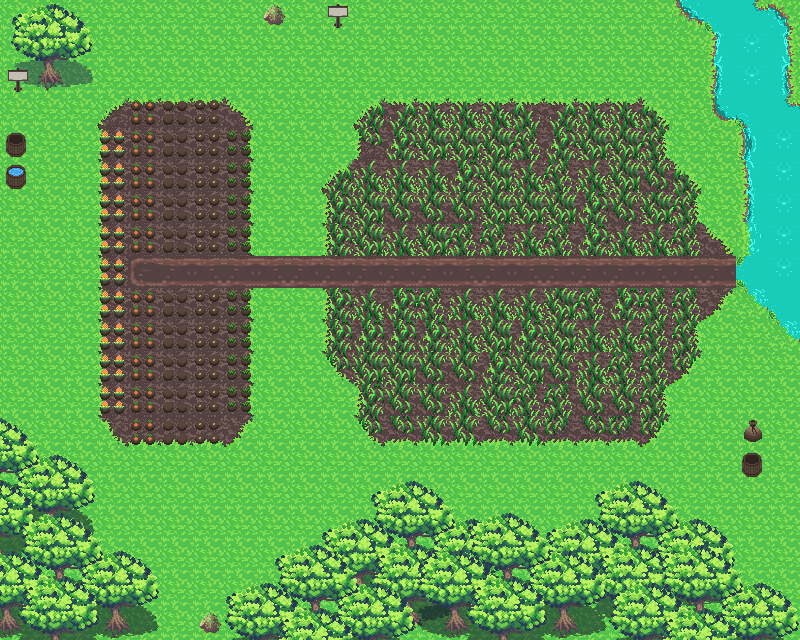

A 2D game scene composited from a Tiled map and its tileset images. What follows is a short description and the map's XML, with each tile layer's data collapsed to a summary:
An orthogonal 25x20 tile map with 32x32 px tiles, 3 tile layers (Ground, Calque 1, Calque 2), 2 tilesets and 37 objects (22x obstacle, 10x dirt1, 3x gate, npc12, npc24).

<map version="1.2" tiledversion="1.2.5" orientation="orthogonal" renderorder="right-down" width="25" height="20" tilewidth="32" tileheight="32" infinite="0" nextlayerid="20" nextobjectid="162">
 <tileset firstgid="1" source="assetsPack/spring_tileset.tsx" />
 <tileset firstgid="841" source="assetsPack/town_tileset.tsx" />
 <layer id="17" name="Ground" width="25" height="20">
  <data>[500 cells, 500 non-empty, 25 distinct tile ids]</data>
 </layer>
 <layer id="18" name="Calque 1" width="25" height="20">
  <data>[500 cells, 239 non-empty, 54 distinct tile ids]</data>
 </layer>
 <layer id="19" name="Calque 2" width="25" height="20">
  <data>[500 cells, 75 non-empty, 24 distinct tile ids]</data>
 </layer>
 <objectgroup id="4" name="Calque d'objets 1">
  <object id="27" name="m2npc1" type="npc12" x="288" y="256" width="32" height="32">
   <properties>
    <property name="look_to" value="d" />
   </properties>
  </object>
  <object id="28" name="mapD" type="gate" x="160" y="608" width="32" height="32">
   <properties>
    <property name="dx" type="int" value="0" />
    <property name="dy" type="int" value="1" />
   </properties>
  </object>
  <object id="124" name="map3" type="gate" x="288" y="0" width="32" height="32">
   <properties>
    <property name="dx" type="int" value="0" />
    <property name="dy" type="int" value="-1" />
   </properties>
  </object>
  <object id="125" type="obstacle" x="96" y="608" width="32" height="32" />
  <object id="126" type="obstacle" x="96" y="544" width="64" height="64" />
  <object id="127" type="obstacle" x="32" y="448" width="64" height="96" />
  <object id="128" type="obstacle" x="0" y="416" width="32" height="32" />
  <object id="129" type="obstacle" x="192" y="608" width="32" height="32" />
  <object id="130" type="obstacle" x="224" y="576" width="32" height="32" />
  <object id="132" type="obstacle" x="256" y="544" width="64" height="32" />
  <object id="133" type="obstacle" x="320" y="512" width="32" height="32" />
  <object id="134" type="obstacle" x="352" y="480" width="96" height="32" />
  <object id="135" type="obstacle" x="448" y="512" width="128" height="32" />
  <object id="136" type="obstacle" x="576" y="480" width="96" height="32" />
  <object id="137" type="obstacle" x="672" y="512" width="32" height="32" />
  <object id="138" type="obstacle" x="704" y="544" width="32" height="32" />
  <object id="139" type="obstacle" x="736" y="576" width="64" height="32" />
  <object id="140" type="obstacle" x="0" y="128" width="32" height="64" />
  <object id="141" type="obstacle" x="736" y="416" width="32" height="64" />
  <object id="142" type="obstacle" x="736" y="128" width="32" height="160" />
  <object id="143" type="obstacle" x="704" y="32" width="32" height="96" />
  <object id="144" type="obstacle" x="672" y="0" width="32" height="32" />
  <object id="145" type="obstacle" x="768" y="288" width="32" height="32" />
  <object id="148" name="m2dirt1" type="dirt1" x="352" y="256" width="32" height="32" />
  <object id="149" name="m2dirt4" type="dirt1" x="448" y="256" width="32" height="32" />
  <object id="150" name="m2dirt2" type="dirt1" x="384" y="256" width="32" height="32" />
  <object id="151" name="m2dirt3" type="dirt1" x="416" y="256" width="32" height="32" />
  <object id="152" name="m2dirt5" type="dirt1" x="480" y="256" width="32" height="32" />
  <object id="153" name="m2dirt6" type="dirt1" x="512" y="256" width="32" height="32" />
  <object id="154" name="m2dirt7" type="dirt1" x="544" y="256" width="32" height="32" />
  <object id="155" name="m2dirt8" type="dirt1" x="576" y="256" width="32" height="32" />
  <object id="156" name="m2dirt9" type="dirt1" x="608" y="256" width="32" height="32" />
  <object id="157" name="m2dirt10" type="dirt1" x="640" y="256" width="32" height="32" />
  <object id="158" name="m2npc2" type="npc24" x="512" y="128" width="32" height="32">
   <properties>
    <property name="look_to" value="q" />
   </properties>
  </object>
  <object id="159" name="mapB" type="gate" x="0" y="96" width="32" height="32">
   <properties>
    <property name="dx" type="int" value="-1" />
    <property name="dy" type="int" value="0" />
   </properties>
  </object>
  <object id="160" type="obstacle" x="0" y="32" width="64" height="64" />
  <object id="161" type="obstacle" x="64" y="0" width="32" height="64" />
 </objectgroup>
</map>
